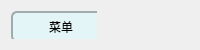
     <widget class="QFrame" name="header">
      <property name="minimumSize">
       <size>
        <width>0</width>
        <height>50</height>
       </size>
      </property>
      <property name="maximumSize">
       <size>
        <width>16777215</width>
        <height>50</height>
       </size>
      </property>
      <property name="frameShape">
       <enum>QFrame::Shape::NoFrame</enum>
      </property>
      <layout class="QHBoxLayout" name="horizontalLayout_2">
       <item>
        <widget class="QFrame" name="side_menu">
         <widget class="QPushButton" name="menuBtn">
          <property name="geometry">
           <rect>
            <x>0</x>
            <y>0</y>
            <width>100</width>
            <height>31</height>
           </rect>
          </property>
          <property name="minimumSize">
           <size>
            <width>100</width>
            <height>0</height>
           </size>
          </property>
          <property name="maximumSize">
           <size>
            <width>100</width>
            <height>16777215</height>
           </size>
          </property>
          <property name="styleSheet">
           <string notr="true">#menuBtn{
	background-color:#e3f5f6;
    text-align: center;
	font-size: 12px;
	border-radius: 6px;
	padding: 5px 10px;
	border: 2px solid #9fabac;

}
#menuBtn:hover{
	background-color:#e3f6e4;
}
#menuBtn.disabled {
    opacity: 0.6;
    cursor: not-allowed;
}</string>
          </property>
          <property name="text">
           <string>菜单</string>
          </property>
          <property name="icon">
           <iconset resource="icon_black.qrc">
            <normaloff>:/icon_black/icon_black/menu-unfold.svg</normaloff>:/icon_black/icon_black/menu-unfold.svg</iconset>
          </property>
         </widget>
        </widget>
       </item>
       <item>
        <widget class="QFrame" name="frame_6">
         <property name="frameShape">
          <enum>QFrame::Shape::NoFrame</enum>
         </property>
        </widget>
       </item>
      </layout>
     </widget>
